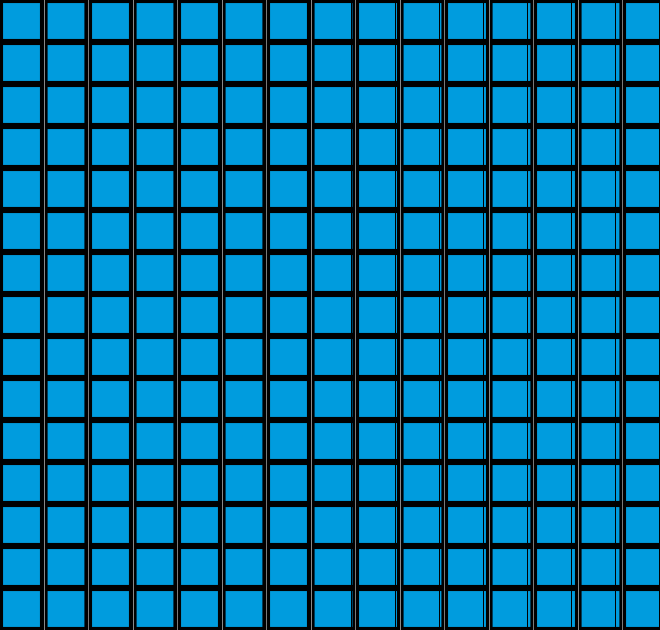

This game map was drawn from its Tiled (.tmx) file and the tilesets committed beside it. A one-line description and the full map source follow:
An orthogonal 15x15 tile map with 44x42 px tiles, 1 tile layer (Tile Layer 1).

<map version="1.0" orientation="orthogonal" renderorder="right-down" width="15" height="15" tilewidth="44" tileheight="42" nextobjectid="1">
 <tileset firstgid="1" name="Board2" tilewidth="43" tileheight="42" tilecount="225" columns="15">
  <image source="Board2.png" width="652" height="630" />
 </tileset>
 <layer name="Tile Layer 1" width="15" height="15">
  <data encoding="csv">
1,2,3,4,5,6,7,8,9,10,11,12,13,14,15,
16,17,18,19,20,21,22,23,24,25,26,27,28,29,30,
31,32,33,34,35,36,37,38,39,40,41,42,43,44,45,
46,47,48,49,50,51,52,53,54,55,56,57,58,59,60,
61,62,63,64,65,66,67,68,69,70,71,72,73,74,75,
76,77,78,79,80,81,82,83,84,85,86,87,88,89,90,
91,92,93,94,95,96,97,98,99,100,101,102,103,104,105,
106,107,108,109,110,111,112,113,114,115,116,117,118,119,120,
121,122,123,124,125,126,127,128,129,130,131,132,133,134,135,
136,137,138,139,140,141,142,143,144,145,146,147,148,149,150,
151,152,153,154,155,156,157,158,159,160,161,162,163,164,165,
166,167,168,169,170,171,172,173,174,175,176,177,178,179,180,
181,182,183,184,185,186,187,188,189,190,191,192,193,194,195,
196,197,198,199,200,201,202,203,204,205,206,207,208,209,210,
211,212,213,214,215,216,217,218,219,220,221,222,223,224,225
</data>
 </layer>
</map>